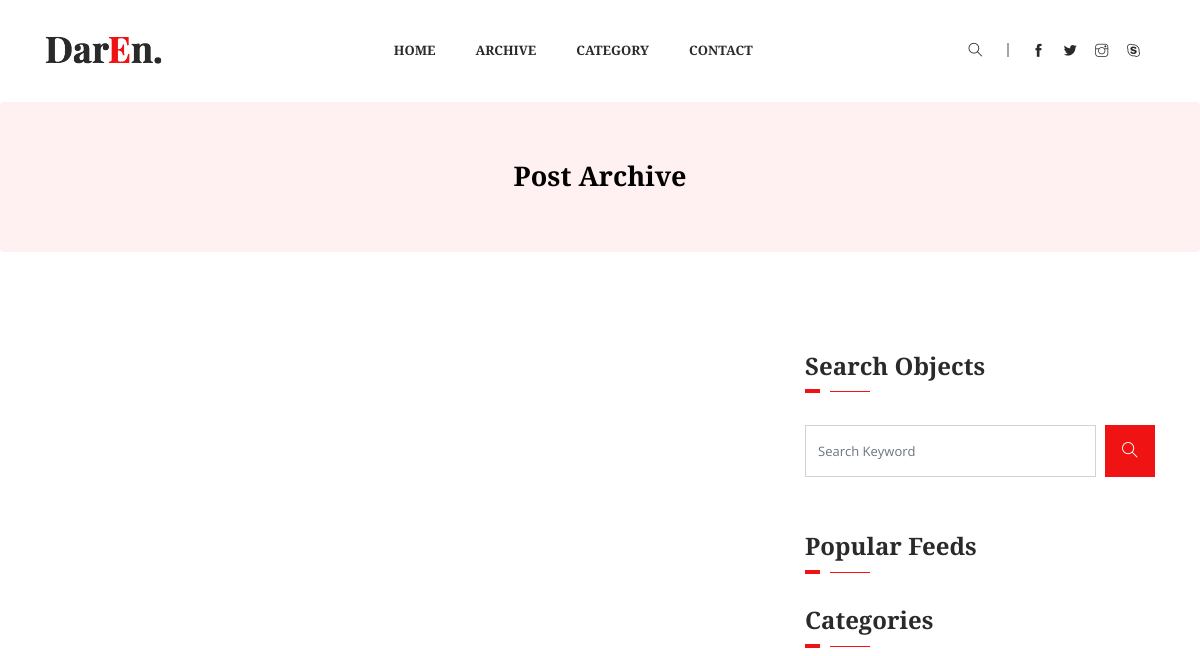
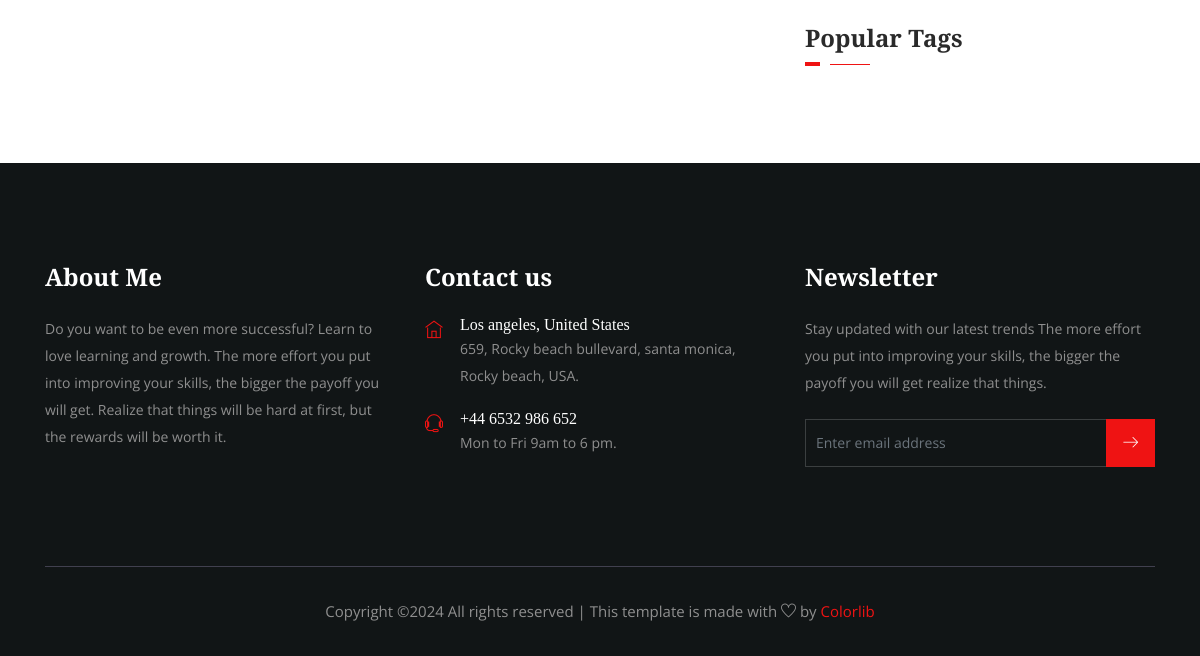
/article/list/, run on an earlier commit of the app's database (2 pictures, top to bottom).
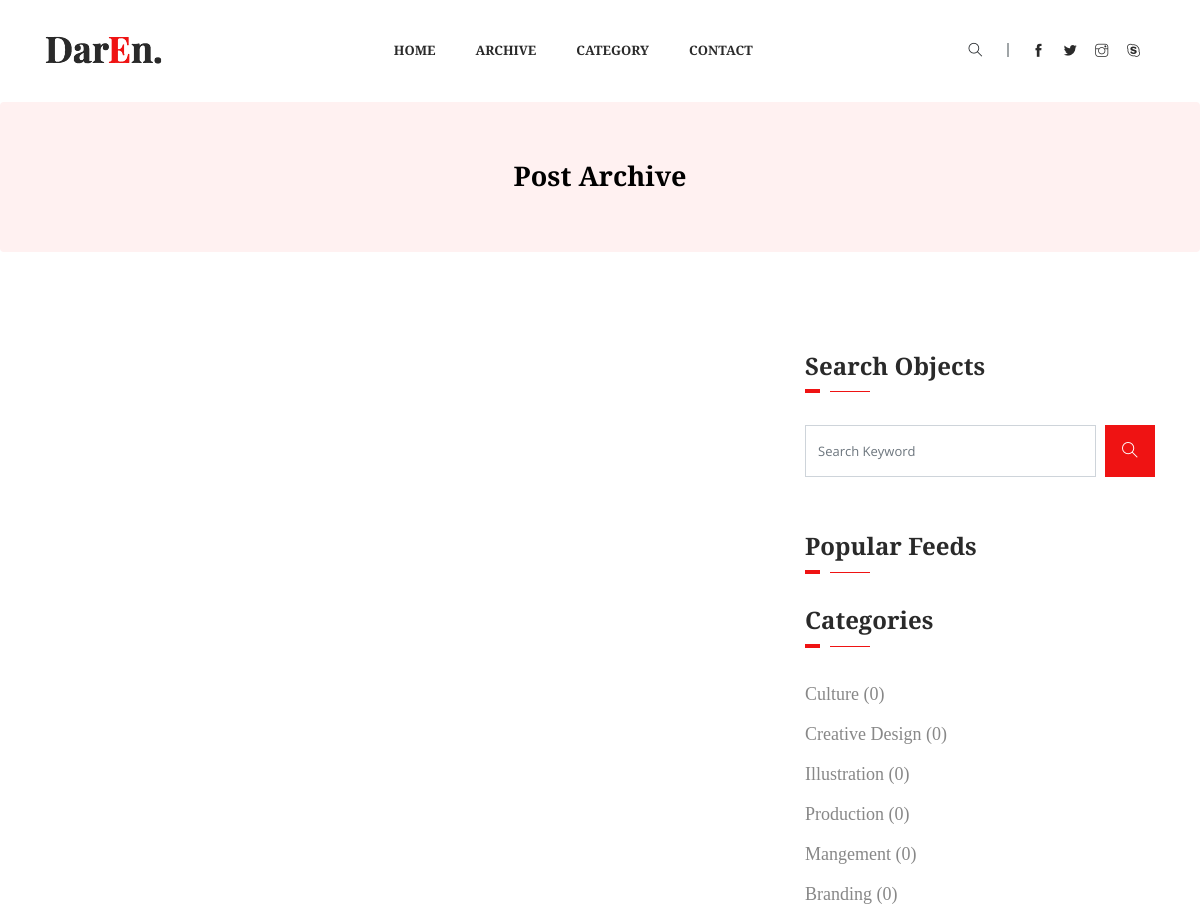
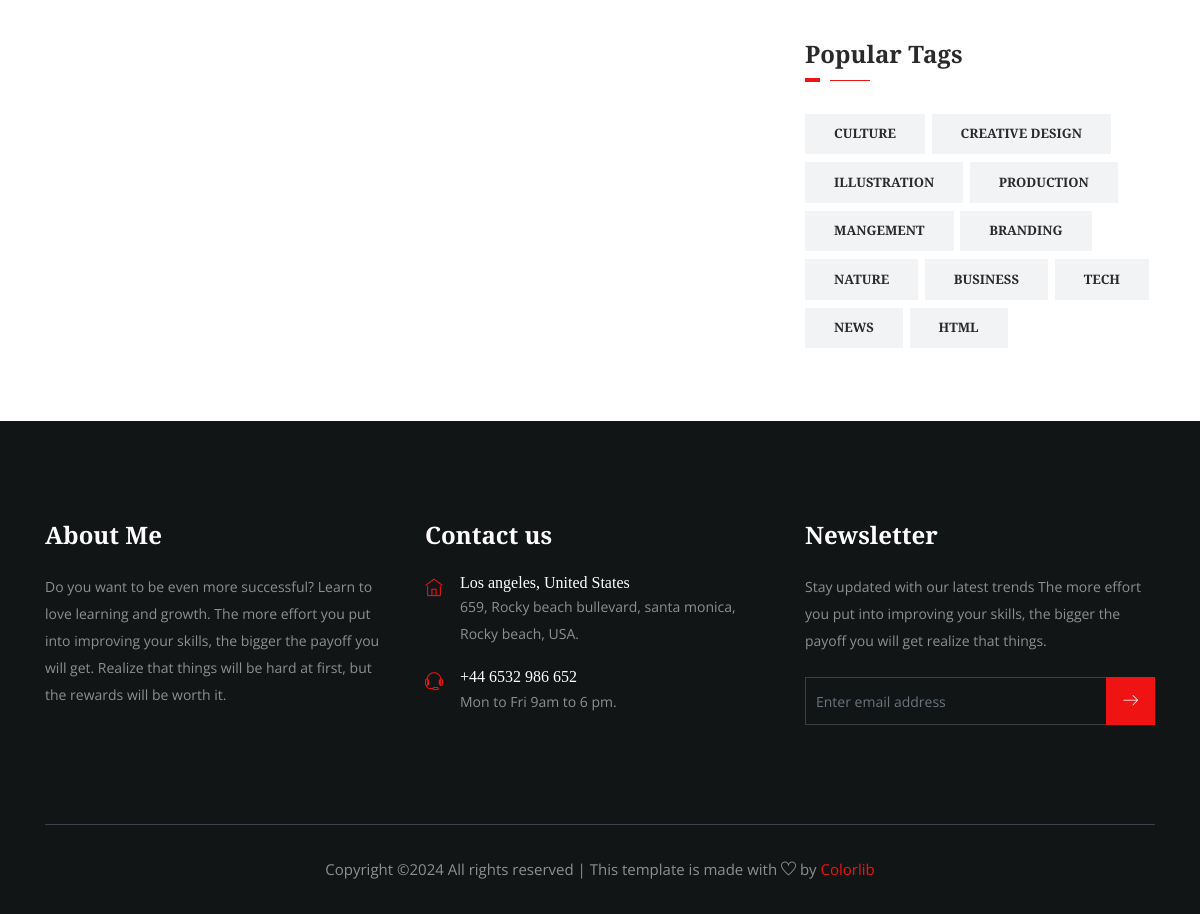
And on a later commit of the database (2 pictures, top to bottom).
### article/models.py (models this page shows, shortened)
class Category(models.Model):
    title = models.CharField(max_length=255)
    class Meta:
        verbose_name_plural = 'Categories'
        verbose_name = 'Category'

class Tag(models.Model):
    title = models.CharField(max_length=255)

### article/views.py (the view)
# urls.py: path('list/', article_list_page, name='list'),
def article_list_page(request):
    object_list = Article.objects.order_by('-id')
    top_articles = Article.objects.annotate(comment_count=Count('comments')).order_by('-id')[:3]
    categories = Category.objects.all()
    categories_count = {}
    for category in categories:
        count = Article.objects.filter(category=category).count()
        categories_count[category.title] = count
    tags = Tag.objects.all()
    ctx = {
        "object_list": object_list,
        "top_articles": top_articles,
        "categories": categories,
        "categories_count": categories_count,
        "tags": tags
    }
    return render(request, 'article/archive.html', ctx)

### templates/article/archive.html (shortened to what this page needs)
{% extends 'base.html' %}
{% load static %}
{% block content %}
<section class="breadcrumb breadcrumb_bg">
    <div class="container">
        <div class="row">
            <div class="col-lg-12">
                <div class="breadcrumb_iner">
                    <div class="breadcrumb_iner_item">
                        <h2>Post Archive</h2>
                    </div>
                </div>
            </div>
        </div>
    </div>
</section>
<section class="all_post archive_post">
    <div class="container">
        <div class="row">
            <div class="col-lg-8">
            </div>
            <div class="col-lg-4">
                <div class="sidebar_widget">
                    <div class="sidebar_tittle">
                        <h3>Search Objects</h3>
                    </div>
                    <form action="#">
                        <div class="form-group">
                            <div class="input-group mb-3">
                                <input type="text" class="form-control" placeholder="Search Keyword"
                                       onfocus="this.placeholder = ''" onblur="this.placeholder = 'Search Keyword'">
                                <div class="input-group-append">
                                    <button class="btn" type="button"><i class="ti-search"></i></button>
                                </div>
                            </div>
                        </div>
                    </form>
                    <div class="sidebar_tittle">
                        <h3>Popular Feeds</h3>
                    </div>
                    <div class="sidebar_tittle">
                        <h3>Categories</h3>
                    </div>
                    <div class="single_catagory_item category">
                        <ul class="list-unstyled">
                            {% for category, item in categories_count.items %}
                            <li><a href="{% url 'article:list' %}">{{ category }} ({{ item }})</a></li>
                            {% endfor %}
                        </ul>
                    </div>
                    <div class="sidebar_tittle">
                        <h3>Popular Tags</h3>
                    </div>
                    <div class="single_catagory_item tags">
                        <ul class="list-unstyled">
                            {% for tag in tags %}
                            <li><a href="{% url 'article:list' %}">{{ tag.title }}</a></li>
                            {% endfor %}
                        </ul>
                    </div>
                </div>
            </div>
        </div>
    </div>
</section>
{% endblock %}

What changed in the data, as far as the page shows it:
added Category: categories_count "Culture"
added Category: categories_count "Creative Design"
added Category: categories_count "Illustration"
added Category: categories_count "Production"
added Category: categories_count "Mangement"
added Category: categories_count "Branding"
added Tag: title "CULTURE"
added Tag: title "CREATIVE DESIGN"
added Tag: title "ILLUSTRATION"
added Tag: title "PRODUCTION"
added Tag: title "MANGEMENT"
added Tag: title "BRANDING"
added Tag: title "NATURE"
added Tag: title "BUSINESS"
added Tag: title "TECH"
added Tag: title "NEWS"
added Tag: title "HTML"
Also different on the page:
new list line: "( 0 )"
